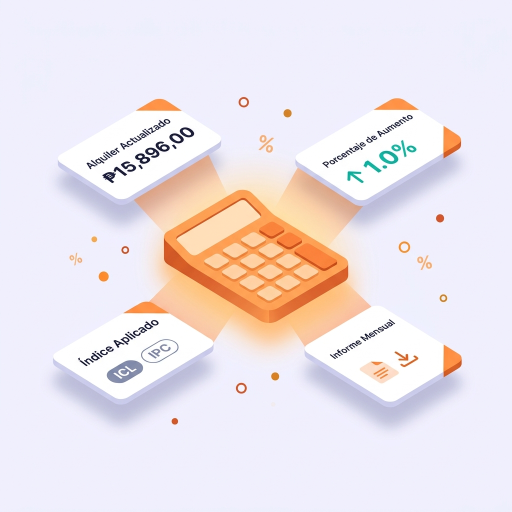
#> input picture assets/about-calculator.png, 1024 x 1024 px, found by its file name (shown at 1/2 size); its folder holds 5 pictures in this run
$ python convert_images.py
#> lines starting #> are read from the running program, lines starting #| are printed output that depends on the picture
import os
import shutil
from PIL import Image

ASSETS = "assets"
ORIGINALS = os.path.join("images", "originals")
os.makedirs(ORIGINALS, exist_ok=True)
os.makedirs("images", exist_ok=True)


def save_webp_under_100kb(img, out_path, max_bytes=100 * 1024):
    if img.mode in ("RGBA", "P"):
        img = img.convert("RGBA")
    else:
        img = img.convert("RGB")
    quality = 85
    while quality >= 40:
        img.save(out_path, "WEBP", quality=quality, method=6)
        if os.path.getsize(out_path) <= max_bytes:
            return quality
        quality -= 5
    w, h = img.size
    scale = 0.9
    while scale >= 0.4:
        nw, nh = int(w * scale), int(h * scale)
        resized = img.resize((nw, nh), Image.Resampling.LANCZOS)
        quality = 80
        while quality >= 40:
            resized.save(out_path, "WEBP", quality=quality, method=6)
            if os.path.getsize(out_path) <= max_bytes:
                return quality
            quality -= 5
        scale -= 0.1
    return quality


for name in os.listdir(ASSETS):
    if not name.lower().endswith(".png"):
        continue
    src = os.path.join(ASSETS, name)
    backup = os.path.join(ORIGINALS, name)
    if not os.path.exists(backup):
        shutil.copy2(src, backup)
    img = Image.open(src)
#> img is the input picture: PIL image 1024x1024 RGB; mean R, G, B 237.9, 229.2, 233.5
    webp_name = os.path.splitext(name)[0] + ".webp"
    out = os.path.join(ASSETS, webp_name)
    q = save_webp_under_100kb(img, out)
#> after the loop in save_webp_under_100kb, `while quality >= 40:`: quality = 85
#> q = 85
    print(f"{name} -> {webp_name} ({os.path.getsize(out)} bytes)")

hero_src = os.path.join(ORIGINALS, "hero-building.png")
if not os.path.exists(hero_src):
    hero_src = os.path.join(ASSETS, "hero-building.png")
img = Image.open(hero_src).convert("RGB")
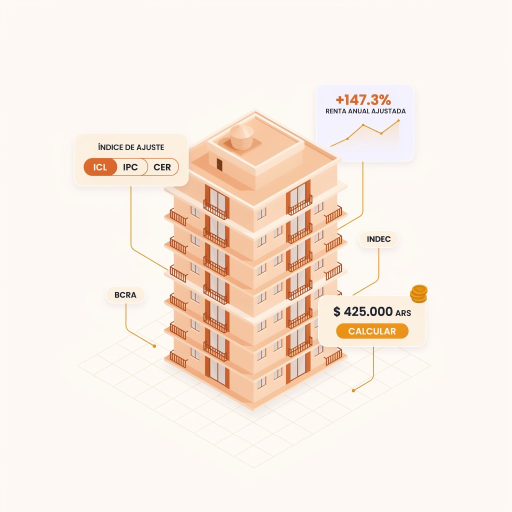
#> input picture assets/hero-building.png, 1024 x 1024 px, found by its file name (shown at 1/2 size)
#> img is the input picture: PIL image 1024x1024 RGB; mean R, G, B 248.7, 236.5, 226.9
target_w, target_h = 1200, 630
src_w, src_h = img.size
#> src_w = 1024; src_h = 1024
scale = max(target_w / src_w, target_h / src_h)
#> scale = 1.17
new_w, new_h = int(src_w * scale), int(src_h * scale)
#> new_w = 1200; new_h = 1200
img = img.resize((new_w, new_h), Image.Resampling.LANCZOS)
#> img: PIL image 1200x1200 RGB
left = (new_w - target_w) // 2
#> left = 0
top = (new_h - target_h) // 2
#> top = 285
img = img.crop((left, top, left + target_w, top + target_h))
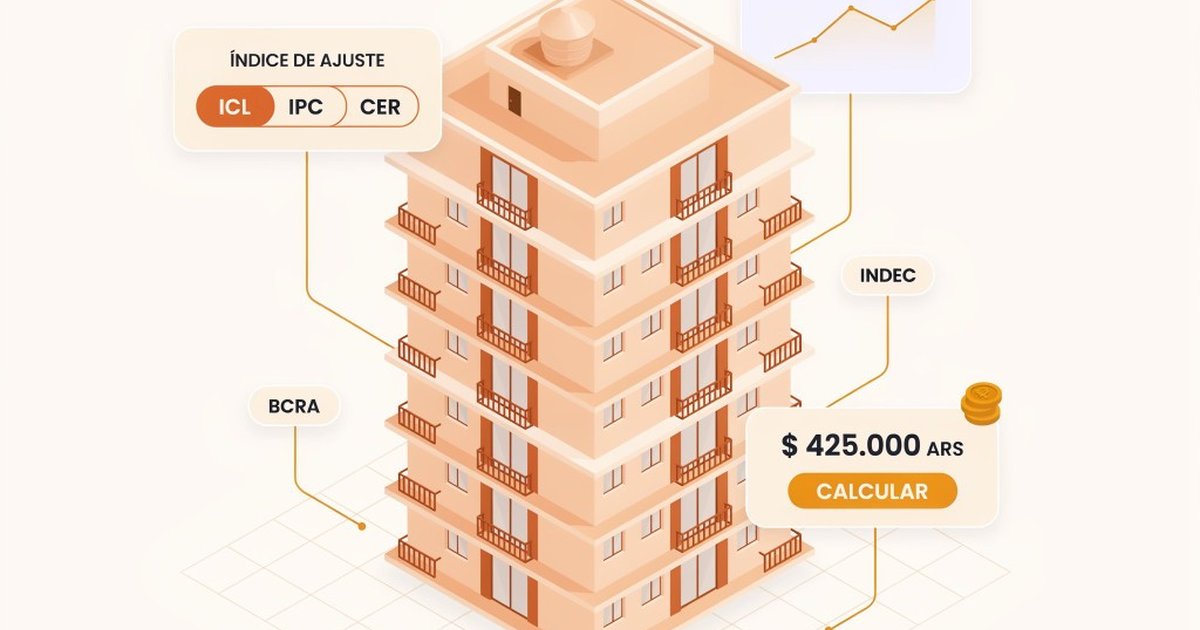
#> img: PIL image 1200x630 RGB; mean R, G, B 245.4, 227, 212.7
preview = os.path.join("images", "hero-preview.webp")
save_webp_under_100kb(img, preview)
print(f"hero-preview.webp ({os.path.getsize(preview)} bytes)")
